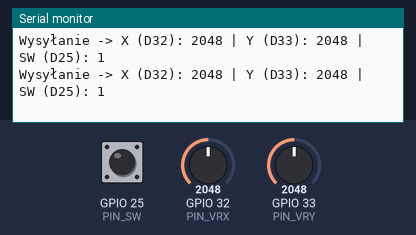
Bench run of a sketch on a simulated ESP32. Shown: the last lines printed to the serial monitor. The inputs (shaded band) are chosen by the test bench; at power-on: GPIO 32 (PIN_VRX) = 2048, GPIO 33 (PIN_VRY) = 2048, GPIO 25 (PIN_SW) HIGH. No radio packets arrive unless stated.

Above: at 1.2 s.
1.3 s: GPIO 32 (PIN_VRX) set to 1029
At 1.35 s:
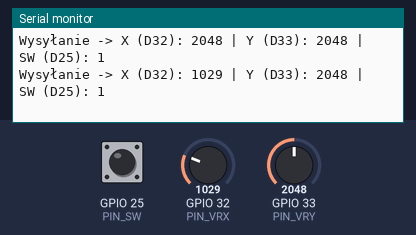
2.8 s: GPIO 32 (PIN_VRX) set to 973
At 2.9 s:
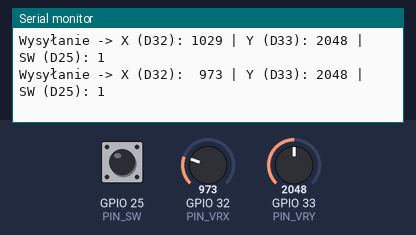
4.8 s: GPIO 33 (PIN_VRY) set to 1064
At 4.89 s:
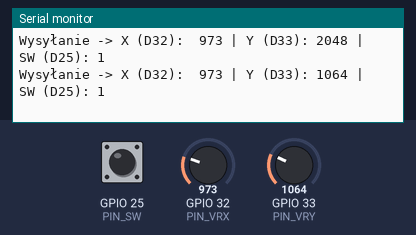
6.3 s: GPIO 33 (PIN_VRY) set to 936
At 6.33 s:
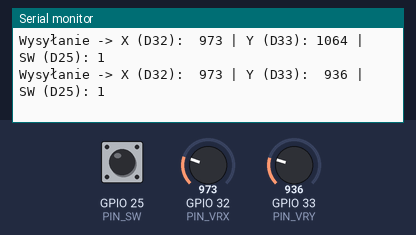
10.1 s: GPIO 33 (PIN_VRY) set to 110
At 10.2 s:
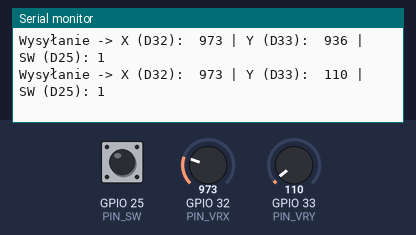
11.6 s: GPIO 33 (PIN_VRY) set to 93
At 11.64 s:
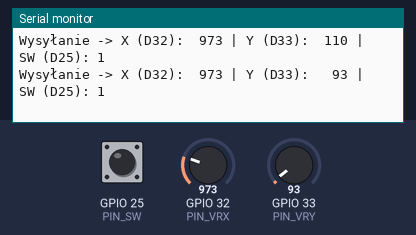

Measured:
- the behaviour switches between 1000 and 999 on GPIO 32 (PIN_VRX) (found by bisection; images 1 and 2)
- the behaviour switches between 1000 and 999 on GPIO 33 (PIN_VRY) (found by bisection; images 3 and 4)
- the behaviour switches between 100 and 99 on GPIO 33 (PIN_VRY) (found by bisection; images 5 and 6)
- after the input at 1.3 s, the serial monitor: prints a new line after 0.05 s (image 1)
- after the input at 2.8 s, the serial monitor: prints a new line after 0.10 s (image 2)
- after the input at 4.8 s, the serial monitor: prints a new line after 0.09 s (image 3)
- after the input at 6.3 s, the serial monitor: prints a new line at once (image 4)
- after the input at 10.1 s, the serial monitor: prints a new line after 0.10 s (image 5)
- after the input at 11.6 s, the serial monitor: prints a new line at once (image 6)

The sketch:

Joystick_lora.ino
```cpp
#include <SPI.h>
#include <LoRa.h>

// --- TWOJE PINY JOYSTICKA ---
const int PIN_VRX = 32; // Analogowy (ADC1)
const int PIN_VRY = 33; // Analogowy (ADC1)
const int PIN_SW  = 25; // Cyfrowy (Przycisk)

// --- KONFIGURACJA PINÓW LORA (VSPI) ---
#define LORA_SCK   18
#define LORA_MISO  19
#define LORA_MOSI  23
#define LORA_CS    5
#define LORA_RST   4
#define LORA_DIO0  2

#define BAND       433E6 // 433 MHz (433000000 Hz)

void setup() {
  Serial.begin(115200);

  // Wewnętrzny rezystor podciągający dla przycisku SW (1 = puszczony, 0 = wciśnięty)
  pinMode(PIN_SW, INPUT_PULLUP);

  // Inicjalizacja SPI oraz modułu LoRa
  SPI.begin(LORA_SCK, LORA_MISO, LORA_MOSI, LORA_CS);
  LoRa.setPins(LORA_CS, LORA_RST, LORA_DIO0);

  Serial.println("Inicjalizacja nadajnika LoRa...");
  if (!LoRa.begin(BAND)) {
    Serial.println("Błąd: Nie odnaleziono modułu LoRa! Sprawdź połączenia.");
    while (1);
  }

  Serial.println("LoRa gotowa. Rozpoczynam nadawanie...");
}

void loop() {
  // 1. Odczyt danych z joysticka
  int vrx = analogRead(PIN_VRX); // Zakres 0 - 4095
  int vry = analogRead(PIN_VRY); // Zakres 0 - 4095
  int sw  = digitalRead(PIN_SW); // 0 = wciśnięty, 1 = puszczony

  // 2. Podgląd w Serial Monitorze
  Serial.printf("Wysyłanie -> X (D32): %4d | Y (D33): %4d | SW (D25): %d\n", vrx, vry, sw);

  // 3. Wysyłanie pakietu przez LoRa (format: "VRx,VRy,SW")
  LoRa.beginPacket();
  LoRa.print(vrx);
  LoRa.print(",");
  LoRa.print(vry);
  LoRa.print(",");
  LoRa.print(sw);
  LoRa.endPacket();

  delay(50); // Częstotliwość nadawania OK. 20 Hz
}
```
